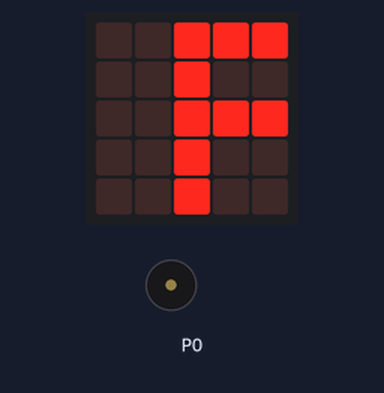
The program below on a simulated BBC micro:bit (MakeCode). On the bench: the board's 5×5 LED display, buzzer (waves = sounding).

Above: at 0.1 s.
At 0.7 s:
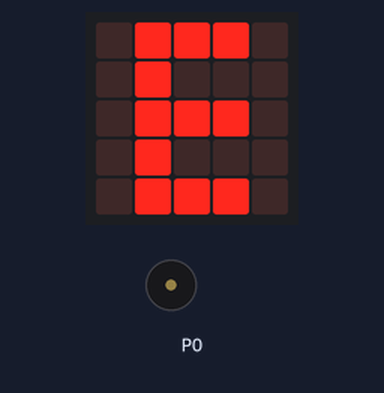
At 1.4 s:
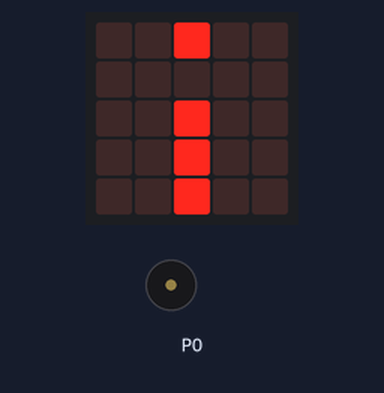
At 1.9 s:
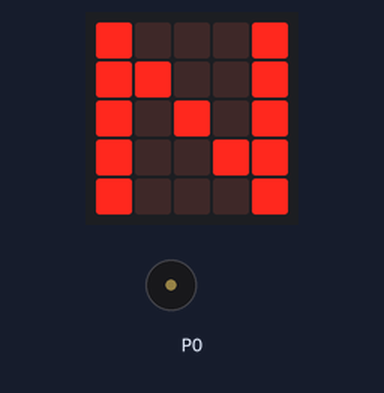
Timing chart, 0 to 38.2 s (numbered marks = the images above):
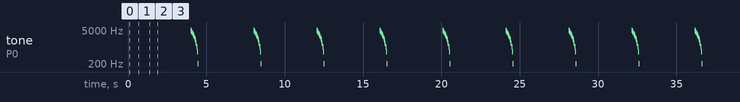

Measured:
- by itself, tone on P0: repeats every 4.0 s: 4375 Hz 0.04 s, 3958 Hz 0.04 s, 3541 Hz 0.04 s, 3125 Hz 0.04 s, 2708 Hz 0.04 s, 2291 Hz 0.04 s, 1875 Hz 0.04 s, 1458 Hz 0.04 s, 1041 Hz 0.04 s, 625 Hz 0.04 s, 208 Hz 0.04 s, silent 3.5 s, 4791 Hz 0.04 s
- what the display in image 1 shows lasts 0.6 s, from 0.6 s to 1.2 s
- what the display in image 2 shows lasts 0.4 s, from 1.2 s to 1.6 s

The program:

main.ts
```typescript
basic.forever(function () {

})
basic.forever(function () {
    basic.showLeds(`
        . . # # #
        . . # . .
        . . # # #
        . . # . .
        . . # . .
        `)
    basic.pause(200)
    basic.clearScreen()
    basic.showLeds(`
        . # # # .
        . # . . .
        . # # # .
        . # . . .
        . # # # .
        `)
    basic.pause(200)
    basic.showLeds(`
        . . # . .
        . . . . .
        . . # . .
        . . # . .
        . . # . .
        `)
    basic.clearScreen()
    basic.pause(200)
    basic.showLeds(`
        # . . . #
        # # . . #
        # . # . #
        # . . # #
        # . . . #
        `)
    music.play(music.stringPlayable("- - - - - - - - ", 268), music.PlaybackMode.UntilDone)
    music.ringTone(131)
    music.play(music.createSoundExpression(WaveShape.Sine, 5000, 0, 255, 0, 500, SoundExpressionEffect.None, InterpolationCurve.Linear), music.PlaybackMode.InBackground)
})
```

test.ts
```typescript
// tests gaan hier; deze zal niet worden gecompileerd wanneer dit pakket wordt gebruikt als extensie.
```
